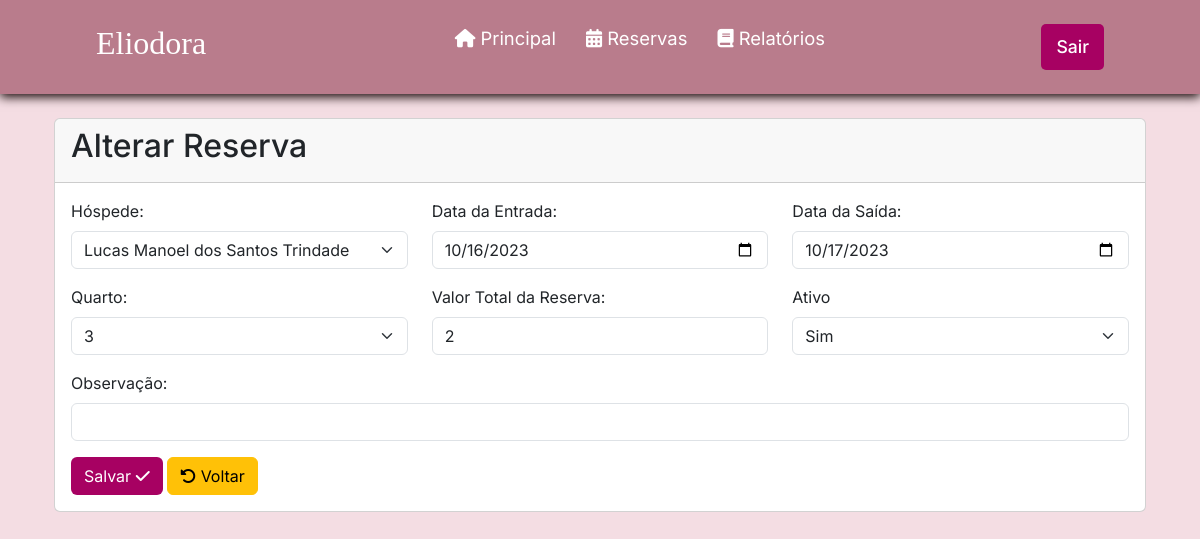
Page /alterarReserva.php?id=38 (signed in) on the committed database.
### tables this page shows
CREATE TABLE `reserva` (
  `id` int(11) NOT NULL,
  `status` varchar(3) NOT NULL,
  `dataEntrada` date NOT NULL,
  `dataSaida` date NOT NULL,
  `valorTotalReserva` double NOT NULL,
  `quantHospede` int(1) NOT NULL,
  `observacao` varchar(200) NOT NULL,
  `id_quarto` int(11) DEFAULT NULL,
  `id_funcionario` int(11) DEFAULT NULL,
  `id_hospede` int(11) DEFAULT NULL
);

### alterarReserva.php (the view, shortened to what this page needs)
<?php
$conexao = mysqli_connect('127.0.0.1', 'root', '', 'tcc');
$sql = "select * from reserva where id = " . $_GET['id'];
$resultado = mysqli_query($conexao, $sql);
$linha = mysqli_fetch_array($resultado);
?>
<?php require_once("cabecalho.php"); ?>
<!DOCTYPE html>
<html lang="pt-br">
<head>
</head>
<body>
    <div class="container p-4">
        <div class="card">
            <div class="card-header">
                <h2>Alterar Reserva</h2>
            </div>
            <div class="card-body">
                <form method="post">
                    <div class="row">
                        <div class="mb-3 col">
                            <label for="id_hospede" class="form-label">Hóspede:</label>
                            <select name="id_hospede" id="id_hospede" class="form-select">
                                <?php
                                $sql = "select * from hospede order by nome";
                                $resultado = mysqli_query($conexao, $sql);
                                while ($linhaTU = mysqli_fetch_array($resultado)):
                                    $id = $linhaTU['id'];
                                    $nome = $linhaTU['nome'];
                                    $selected = ($id == $linha['id_hospede']) ? 'selected' : '';
                                    echo "<option value='{$id}' {$selected}>{$nome}</option>";
                                endwhile;
                                ?>
                            </select>
                        </div>
                        <div class="mb-3 col">
                            <label for="dataEntrada" class="form-label">Data da Entrada:</label>
                            <input type="date" class="form-control" name="dataEntrada"
                                value="<?= $linha['dataEntrada'] ?>">
                        </div>
                        <div class="mb-3 col">
                            <label for="dataSaida" class="form-label">Data da Saída:</label>
                            <input type="date" class="form-control" name="dataSaida" value="<?= $linha['dataSaida'] ?>">
                        </div>
                    </div>
                    <div class="row">
                        <div class="mb-3 col-4">
                            <label for="id_quarto" class="form-label">Quarto:</label>
                            <select name="id_quarto" id="id_quarto" class="form-select">
                                <?php
                                $sql = "select * from quarto order by numero";
                                $resultado = mysqli_query($conexao, $sql);
                                while ($linhaTU = mysqli_fetch_array($resultado)):
                                    $id = $linhaTU['id'];
                                    $numero = $linhaTU['numero'];
                                    $selected = ($id == $linha['id_quarto']) ? 'selected' : '';
                                    echo "<option value='{$id}' {$selected}>{$numero}</option>";
                                endwhile;
                                ?>
                            </select>
                        </div>
                        <div class="mb-3 col-4">
                            <label for="valorTotalReserva" class="form-label">Valor Total da Reserva:</label>
                            <input type="text" class="form-control" name="valorTotalReserva" id="valorReserva"
                                value="<?= $linha['valorTotalReserva'] ?>">
                        </div>
                        <div class="mb-3 col-4">
                            <label for="status" class="form-label">Ativo</label>
                            <select name="status" id="status" class="form-select">
                                <option value="Sim" <?= ($linha['status'] == 'Sim') ? 'selected' : '' ?>>Sim</option>
                            </select>
                        </div>
                    </div>
                    <div class="mb-3">
                        <label for="observacao" class="form-label">Observação:</label>
                        <input class="form-control" id="observacao" name="observacao"
                            value="<?= $linha['observacao'] ?>">
                    </div>
                    <button name="salvar" type="submit" class="btn"
                        style="background-color: #a70162; color: #fff;">Salvar
                        <i class="fa-solid fa-check"></i>
                    </button>
                    <a href="controlarReserva.php" type="submit" class="btn btn-warning"><i
                            class="fa-solid fa-rotate-left"></i></i>
                        Voltar</a>
                </form>
            </div>
        </div>
</body>
</html>

### css/style.css (style rules this page uses)
* { padding: 0; margin: 0; font-family: 'Inter', sans-serif; }
body { background-color: #f4dde3; }
header { background-color: #b97c8c; box-shadow: 0px 3px 10px #120303; }
.nav-bar { display: flex; justify-content: space-between; padding: 1.5rem 6rem; }
.logo { display: flex; align-items: center; }
.logo h2 { color: #fff; }
.nav-list { display: flex; align-items: center; }
.nav-list ul { display: flex; justify-content: center; list-style: none; }
.nav-item { margin: 0 15px; }
.nav-link { text-decoration: none; font-size: 1.15rem; color: #ffffff; font-weight: 400; }
.login-button button { border: none; padding: 10px 15px; border-radius: 5px; background-color: #a70162; }
.login-button button a { text-decoration: none; color: #fff; font-weight: 500; font-size: 1.1rem; }

### rows in the picture
reserva: dataEntrada "10/16/2023", dataSaida "10/17/2023", valorTotalReserva "2", status "Sim"

### other values in the picture
form field id_hospede "Lucas Manoel dos Santos Trindade"
form field id_quarto "3"
